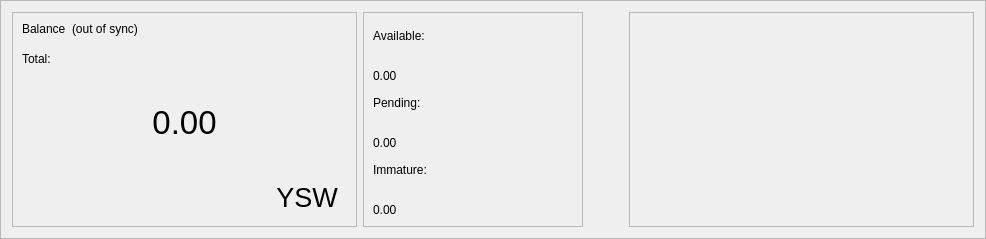
      <widget class="QFrame" name="frame_blue">
       <property name="enabled">
        <bool>true</bool>
       </property>
       <property name="sizePolicy">
        <sizepolicy hsizetype="Preferred" vsizetype="Preferred">
         <horstretch>0</horstretch>
         <verstretch>0</verstretch>
        </sizepolicy>
       </property>
       <property name="minimumSize">
        <size>
         <width>960</width>
         <height>220</height>
        </size>
       </property>
       <property name="maximumSize">
        <size>
         <width>16777215</width>
         <height>16777215</height>
        </size>
       </property>
       <property name="sizeIncrement">
        <size>
         <width>0</width>
         <height>0</height>
        </size>
       </property>
       <property name="baseSize">
        <size>
         <width>0</width>
         <height>500</height>
        </size>
       </property>
       <property name="frameShape">
        <enum>QFrame::StyledPanel</enum>
       </property>
       <property name="frameShadow">
        <enum>QFrame::Raised</enum>
       </property>
       <layout class="QHBoxLayout" name="horizontalLayout">
        <item>
         <widget class="QFrame" name="frame_blue_1">
          <property name="minimumSize">
           <size>
            <width>345</width>
            <height>200</height>
           </size>
          </property>
          <property name="maximumSize">
           <size>
            <width>16777215</width>
            <height>16777215</height>
           </size>
          </property>
          <property name="frameShape">
           <enum>QFrame::StyledPanel</enum>
          </property>
          <property name="frameShadow">
           <enum>QFrame::Raised</enum>
          </property>
          <layout class="QHBoxLayout" name="horizontalLayout_2">
           <item>
            <layout class="QVBoxLayout" name="verticalLayout">
             <item>
              <layout class="QHBoxLayout" name="horizontalLayout_3">
               <property name="spacing">
                <number>6</number>
               </property>
               <property name="sizeConstraint">
                <enum>QLayout::SetFixedSize</enum>
               </property>
               <item>
                <widget class="QLabel" name="label_5">
                 <property name="minimumSize">
                  <size>
                   <width>0</width>
                   <height>24</height>
                  </size>
                 </property>
                 <property name="maximumSize">
                  <size>
                   <width>16777215</width>
                   <height>24</height>
                  </size>
                 </property>
                 <property name="text">
                  <string>Balance</string>
                 </property>
                 <property name="alignment">
                  <set>Qt::AlignLeading|Qt::AlignLeft|Qt::AlignTop</set>
                 </property>
                </widget>
               </item>
               <item>
                <widget class="QLabel" name="labelWalletStatus">
                 <property name="minimumSize">
                  <size>
                   <width>0</width>
                   <height>24</height>
                  </size>
                 </property>
                 <property name="maximumSize">
                  <size>
                   <width>16777215</width>
                   <height>24</height>
                  </size>
                 </property>
                 <property name="text">
                  <string>(out of sync)</string>
                 </property>
                 <property name="alignment">
                  <set>Qt::AlignLeading|Qt::AlignLeft|Qt::AlignTop</set>
                 </property>
                </widget>
               </item>
               <item>
                <spacer name="horizontalSpacer">
                 <property name="orientation">
                  <enum>Qt::Horizontal</enum>
                 </property>
                 <property name="sizeHint" stdset="0">
                  <size>
                   <width>40</width>
                   <height>20</height>
                  </size>
                 </property>
                </spacer>
               </item>
              </layout>
             </item>
             <item>
              <widget class="QLabel" name="labelTotalText">
               <property name="maximumSize">
                <size>
                 <width>16777215</width>
                 <height>15</height>
                </size>
               </property>
               <property name="text">
                <string>Total:</string>
               </property>
              </widget>
             </item>
             <item>
              <widget class="QLabel" name="labelTotal">
               <property name="sizePolicy">
                <sizepolicy hsizetype="Preferred" vsizetype="Preferred">
                 <horstretch>0</horstretch>
                 <verstretch>0</verstretch>
                </sizepolicy>
               </property>
               <property name="minimumSize">
                <size>
                 <width>0</width>
                 <height>100</height>
                </size>
               </property>
               <property name="maximumSize">
                <size>
                 <width>16777215</width>
                 <height>100</height>
                </size>
               </property>
               <property name="font">
                <font>
                 <pointsize>25</pointsize>
                 <weight>50</weight>
                 <bold>false</bold>
                </font>
               </property>
               <property name="mouseTracking">
                <bool>false</bool>
               </property>
               <property name="text">
                <string>0.00</string>
               </property>
               <property name="alignment">
                <set>Qt::AlignCenter</set>
               </property>
              </widget>
             </item>
             <item>
              <layout class="QHBoxLayout" name="horizontalLayout_11">
               <item>
                <spacer name="horizontalSpacer_8">
                 <property name="orientation">
                  <enum>Qt::Horizontal</enum>
                 </property>
                 <property name="sizeHint" stdset="0">
                  <size>
                   <width>40</width>
                   <height>20</height>
                  </size>
                 </property>
                </spacer>
               </item>
               <item>
                <widget class="QPushButton" name="blabel_YSW">
                 <property name="font">
                  <font>
                   <pointsize>20</pointsize>
                   <italic>false</italic>
                   <kerning>true</kerning>
                  </font>
                 </property>
                 <property name="cursor">
                  <cursorShape>PointingHandCursor</cursorShape>
                 </property>
                 <property name="text">
                  <string>YSW</string>
                 </property>
                 <property name="flat">
                  <bool>true</bool>
                 </property>
                </widget>
               </item>
              </layout>
             </item>
            </layout>
           </item>
          </layout>
         </widget>
        </item>
        <item>
         <widget class="QFrame" name="frame_blue_2">
          <property name="minimumSize">
           <size>
            <width>220</width>
            <height>200</height>
           </size>
          </property>
          <property name="maximumSize">
           <size>
            <width>16777215</width>
            <height>16777215</height>
           </size>
          </property>
          <property name="frameShape">
           <enum>QFrame::StyledPanel</enum>
          </property>
          <property name="frameShadow">
           <enum>QFrame::Raised</enum>
          </property>
          <layout class="QVBoxLayout" name="verticalLayout_3">
           <item>
            <layout class="QVBoxLayout" name="verticalLayout_2">
             <item>
              <widget class="QLabel" name="labelBalanceText">
               <property name="text">
                <string>Available:</string>
               </property>
              </widget>
             </item>
             <item>
              <layout class="QHBoxLayout" name="horizontalLayout_4">
               <item>
                <widget class="QLabel" name="labelBalance">
                 <property name="text">
                  <string>0.00</string>
                 </property>
                 <property name="alignment">
                  <set>Qt::AlignBottom|Qt::AlignLeading|Qt::AlignLeft</set>
                 </property>
                </widget>
               </item>
               <item>
                <spacer name="horizontalSpacer_3">
                 <property name="orientation">
                  <enum>Qt::Horizontal</enum>
                 </property>
                 <property name="sizeHint" stdset="0">
                  <size>
                   <width>40</width>
                   <height>20</height>
                  </size>
                 </property>
                </spacer>
               </item>
              </layout>
             </item>
             <item>
              <widget class="QLabel" name="labelPendingText">
               <property name="text">
                <string>Pending:</string>
               </property>
              </widget>
             </item>
             <item>
              <layout class="QHBoxLayout" name="horizontalLayout_5">
               <item>
                <widget class="QLabel" name="labelUnconfirmed">
                 <property name="text">
                  <string>0.00</string>
                 </property>
                 <property name="alignment">
                  <set>Qt::AlignBottom|Qt::AlignLeading|Qt::AlignLeft</set>
                 </property>
                </widget>
               </item>
               <item>
                <spacer name="horizontalSpacer_4">
                 <property name="orientation">
                  <enum>Qt::Horizontal</enum>
                 </property>
                 <property name="sizeHint" stdset="0">
                  <size>
                   <width>40</width>
                   <height>20</height>
                  </size>
                 </property>
                </spacer>
               </item>
              </layout>
             </item>
             <item>
              <widget class="QLabel" name="labelImmatureText">
               <property name="text">
                <string>Immature:</string>
               </property>
              </widget>
             </item>
             <item>
              <layout class="QHBoxLayout" name="horizontalLayout_6">
               <item>
                <widget class="QLabel" name="labelImmature">
                 <property name="text">
                  <string>0.00</string>
                 </property>
                 <property name="alignment">
                  <set>Qt::AlignBottom|Qt::AlignLeading|Qt::AlignLeft</set>
                 </property>
                </widget>
               </item>
               <item>
                <spacer name="horizontalSpacer_5">
                 <property name="orientation">
                  <enum>Qt::Horizontal</enum>
                 </property>
                 <property name="sizeHint" stdset="0">
                  <size>
                   <width>40</width>
                   <height>20</height>
                  </size>
                 </property>
                </spacer>
               </item>
              </layout>
             </item>
            </layout>
           </item>
          </layout>
         </widget>
        </item>
        <item>
         <spacer name="horizontalSpacer_9">
          <property name="orientation">
           <enum>Qt::Horizontal</enum>
          </property>
          <property name="sizeHint" stdset="0">
           <size>
            <width>40</width>
            <height>20</height>
           </size>
          </property>
         </spacer>
        </item>
        <item>
         <widget class="QFrame" name="frame_blue_3">
          <property name="minimumSize">
           <size>
            <width>345</width>
            <height>200</height>
           </size>
          </property>
          <property name="maximumSize">
           <size>
            <width>16777215</width>
            <height>16777215</height>
           </size>
          </property>
          <property name="frameShape">
           <enum>QFrame::StyledPanel</enum>
          </property>
          <property name="frameShadow">
           <enum>QFrame::Raised</enum>
          </property>
          <layout class="QVBoxLayout" name="verticalLayout_5">
           <item>
            <layout class="QVBoxLayout" name="verticalLayout_4"/>
           </item>
          </layout>
         </widget>
        </item>
       </layout>
      </widget>
